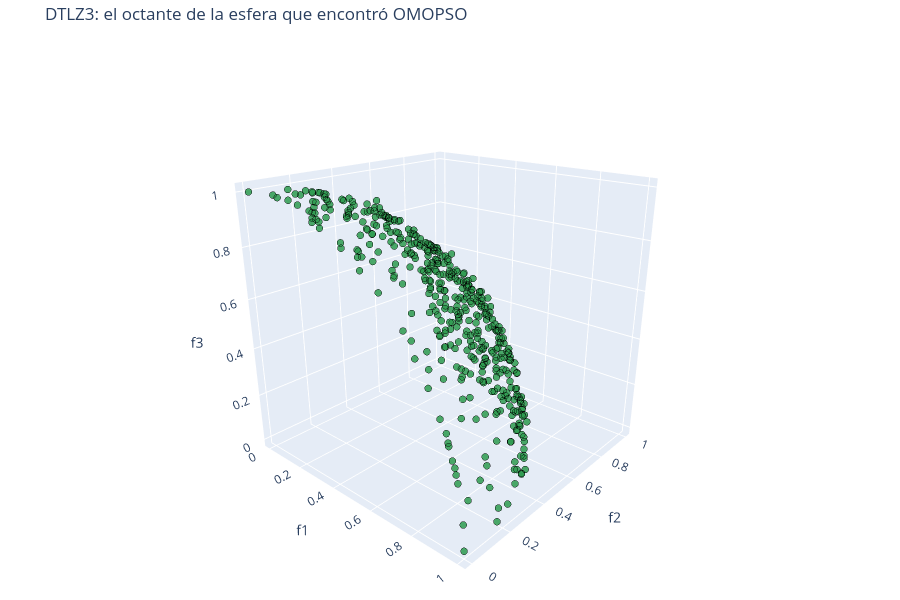

The notebook cell saved with this chart:
### Markdown cell above
### 1.4 Visualizar resultados

### Code cell
F_dtlz3, X_dtlz3 = frente(e_file)                           # el archivo como dos tablas: objetivos y variables
hidra.frente_angulos(F_dtlz3, ejes=('f1', 'f2', 'f3'), titulo='DTLZ3: el frente de OMOPSO desde cuatro ángulos')
hidra.frente_3d((F_dtlz3, 'Frente de Pareto'), ejes=('f1', 'f2', 'f3'), titulo='DTLZ3: el octante de la esfera que encontró OMOPSO').show()   # interactiva

### Figure 1 — Plotly figure (JSON) as saved in the notebook; plotly's stock layout.template omitted (floating-point values rounded to 4 significant figures; data arrays with more than 128 entries replaced by an {"elided": "..."} marker saying what was removed)
{"data": [{"hovertemplate": "f1 %{x:.3g}<br>f2 %{y:.3g}<br>f3 %{z:.3g}<extra>Frente de Pareto</extra>", "marker": {"color": "#2e9b4f", "line": {"color": "black", "width": 0.5}, "opacity": 0.85, "size": 4}, "mode": "markers", "name": "Frente de Pareto", "type": "scatter3d", "x": {"elided": "442 float values"}, "y": {"elided": "442 float values"}, "z": {"elided": "442 float values"}}], "layout": {"height": 600, "legend": {"bgcolor": "rgba(255,255,255,0.7)", "x": 0.01, "y": 0.99}, "margin": {"b": 0, "l": 0, "r": 0, "t": 40}, "scene": {"aspectmode": "cube", "camera": {"eye": {"x": 1.5, "y": -1.7, "z": 0.9}}, "xaxis": {"title": {"text": "f1"}}, "yaxis": {"title": {"text": "f2"}}, "zaxis": {"title": {"text": "f3"}}}, "title": {"text": "DTLZ3: el octante de la esfera que encontró OMOPSO"}}}
